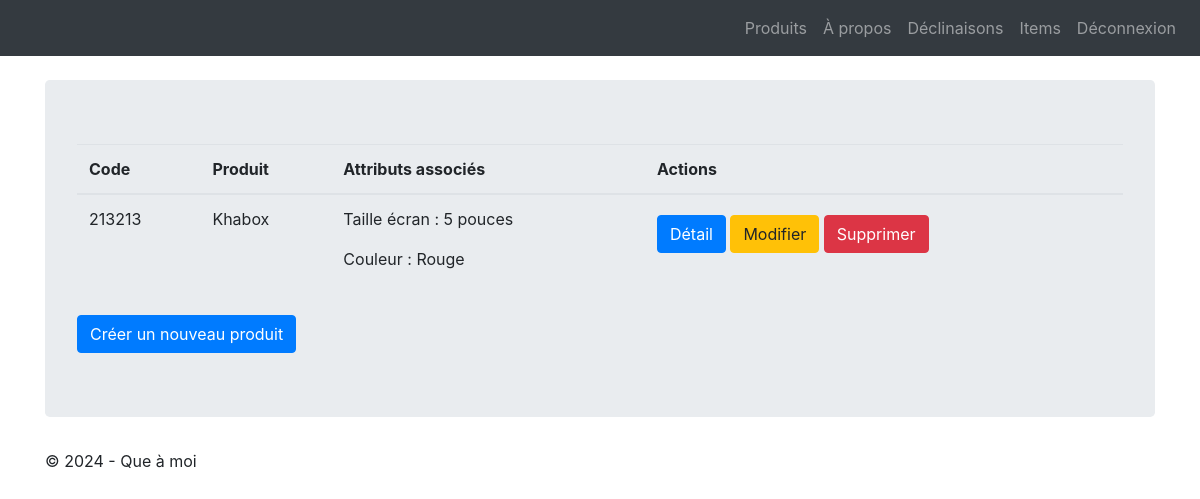
Before: /lesProduits/product_item/list (signed in) with the older database file.
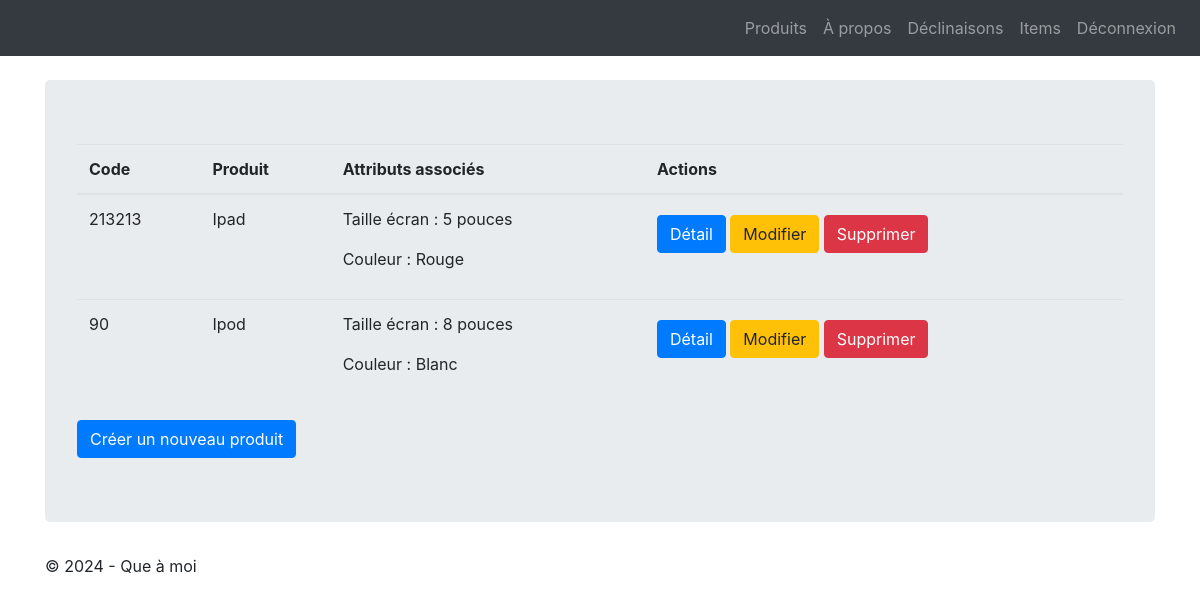
After: the same page with the newer database file.
### firsttuto/LesProduits/models.py (models this page shows, shortened)
class ProductItem(models.Model):
    class Meta:
        verbose_name = "Déclinaison Produit"
    color = models.CharField(max_length=100)
    code = models.CharField(max_length=10, null=True, blank=True, unique=True)
    product = models.ForeignKey('Product', on_delete=models.CASCADE)
    attributes = models.ManyToManyField("ProductAttributeValue", related_name="product_item", null=True, blank=True)

class Product(models.Model):
    class Meta:
        verbose_name = "Produit"
    name = models.CharField(max_length=100)
    code = models.CharField(max_length=10, null=True, blank=True, unique=True)
    price_ht = models.DecimalField(max_digits=8, decimal_places=2, null=True, blank=True,
                                   verbose_name="Prix unitaire HT")
    price_ttc = models.DecimalField(max_digits=8, decimal_places=2, null=True, blank=True,
                                    verbose_name="Prix unitaire TTC")
    status = models.SmallIntegerField(choices=PRODUCT_STATUS, default=0)
    date_creation = models.DateTimeField(blank=True, verbose_name="Date création")

class ProductAttributeValue(models.Model):
    class Meta:
        verbose_name = "Valeur attribut"
        ordering = ['position']
    value = models.CharField(max_length=100)
    product_attribute = models.ForeignKey('ProductAttribute', verbose_name="Unité", on_delete=models.CASCADE)
    position = models.PositiveSmallIntegerField("Position", null=True, blank=True)

class ProductAttribute(models.Model):
    class Meta:
        verbose_name = "Attribut"
    name = models.CharField(max_length=100)

### firsttuto/LesProduits/views.py (the view)
# urls.py: path('product_item/list', views.ProductItemListView.as_view(), name='item-list'),
@method_decorator(login_required, name='dispatch')
class ProductItemListView(ListView):
    model = ProductItem
    template_name = "list_items.html"
    context_object_name = "productitems"
    def get_queryset(self):
        return ProductItem.objects.select_related('product').prefetch_related('attributes')
    def get_context_data(self, **kwargs):
        context = super(ProductItemListView, self).get_context_data(**kwargs)
        context['titremenu'] = "Liste des déclinaisons"
        return context

### templates/list_items.html (shortened to what this page needs)
{% extends 'base.html' %}
{% block content %}
<table class="table">
    <thead>
        <th>Code</th>
        <th>Produit</th>
        <th>Attributs associés</th>
        <th>Actions</th>
    </thead>
    <tbody>
        {% for item in productitems %}
        <tr>
            <td>{{ item.code }}</td>
            <td>{{ item.product.name }}</td>
            <td>
                {% for attribute in item.attributes.all %}
                <p>{{ attribute.product_attribute.name }} : {{ attribute.value }}</p>
                {% empty %}
                <p>Aucune valeur</p>
                {% endfor %}
            </td>
            <td>
                <a href="{% url 'item-detail' item.id %}" class="btn btn-primary mt-2">Détail</a>
                <a href="{% url 'item-update' item.id %}" class="btn btn-warning mt-2">Modifier</a>
                <a href="{% url 'item-delete' item.id %}" class="btn btn-danger mt-2">Supprimer</a>
            </td>
        </tr>
        {% endfor %}
    </tbody>
</table>
    <button type="button" class="btn btn-primary" onclick="window.location.href='{% url 'item-create' %}'">Créer un nouveau produit</button>
{% endblock %}

Changed rows visible on the page:
changed ProductItem: product.name "Khabox" → "Ipad"
added ProductItem: code "90", product.name "Ipod"
now on this page (row unchanged): ProductAttributeValue: product_attribute.name "Taille écran", value "8 pouces", shown under "90"
now on this page (row unchanged): ProductAttributeValue: product_attribute.name "Couleur", value "Blanc", shown under "90"
